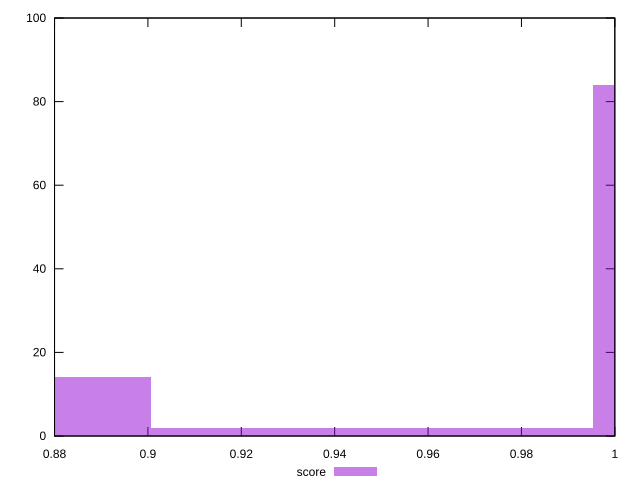

This figure's gnuplot source:
reset

$score <<EOF
1.042794307477785 84
0.853195342481824 14
0.9479948249798045 2
EOF

set key outside below
set boxwidth 0.09479948249798045
set xrange [0.88:1]
set yrange [0:100]
set trange [0:100]
set style fill transparent solid 0.5 noborder
set terminal svg size 640, 490 enhanced background rgb 'white'
set output "report_00017_2021-02-10T15-08-03.406Z/unminified-javascript/samples/pages+cached/score/histogram.svg"

plot $score title "score" with boxes

reset
